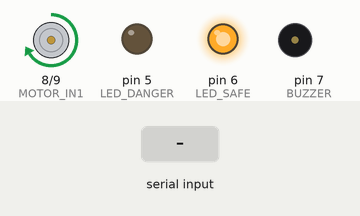
Recording of a sketch running on a simulated Arduino Uno, built with avr-gcc and run on an emulated ATmega328P. Shown: motor-driver pin pairs drawn as motors (green arrow = first pin HIGH = forward, orange = second pin HIGH = backward, longer = more drive, scaled by the enable pin), output pins drawn as LEDs (lit = HIGH), buzzer (waves = sounding). The inputs (shaded band) are chosen by the test bench. What the sketch prints to the serial monitor is not drawn.

Above: at 1.6 s.
1.7 s: "DANGER\n" received over Serial
At 2.1 s:
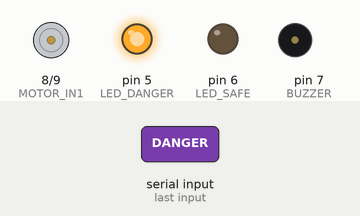
4.7 s: "SAFE\n" received over Serial
At 4.85 s:
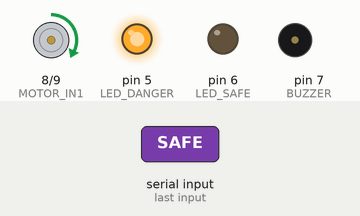
Timing chart, 0 to 7.7 s (numbered marks = the images above; inputs shaded):
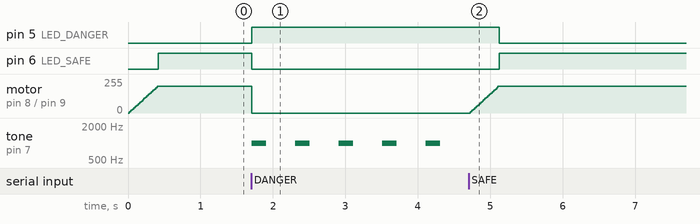

Measured:
- after the input at 1.7 s, pin 5 (LED_DANGER): LOW → HIGH at once; pin 6 (LED_SAFE): HIGH → LOW at once; motor on pin 8 (MOTOR_IN1) / pin 9 (MOTOR_IN2): forward 200/255 → stopped at once; tone on pin 7 (BUZZER): alternates 1000 Hz for 0.20 s and silent for 0.40 s, starting at once
- after the input at 4.7 s, pin 5 (LED_DANGER): HIGH → LOW after 0.43 s; pin 6 (LED_SAFE): LOW → HIGH after 0.43 s; motor on pin 8 (MOTOR_IN1) / pin 9 (MOTOR_IN2): moves from stopped to forward 200/255 over 0.38 s, starting at once; tone on pin 7 (BUZZER): stops changing and stays silent

The sketch:

arduino_2_.ino
```cpp
/*
  타워크레인 안전 시스템 - 아두이노
  라즈베리파이에서 시리얼 신호 수신
  DANGER → 모터 정지 + 빨간LED + 부저
  SAFE   → 모터 가동 + 초록LED
*/

// ========== 핀 설정 ==========
const int MOTOR_IN1 = 8;
const int MOTOR_IN2 = 9;
const int MOTOR_ENA = 10;
const int LED_DANGER = 5;
const int LED_SAFE   = 6;
const int BUZZER     = 7;

// ========== 상태 변수 ==========
bool isDanger = false;
unsigned long lastBuzzerTime = 0;
bool buzzerState = false;

void setup() {
  Serial.begin(9600);

  pinMode(MOTOR_IN1, OUTPUT);
  pinMode(MOTOR_IN2, OUTPUT);
  pinMode(MOTOR_ENA, OUTPUT);
  pinMode(LED_DANGER, OUTPUT);
  pinMode(LED_SAFE,   OUTPUT);
  pinMode(BUZZER,     OUTPUT);

  motorStart();
  safeMode();
  Serial.println("아두이노 초기화 완료");
}

void loop() {
  // ========== 시리얼 수신 ==========
  if (Serial.available() > 0) {
    String signal = Serial.readStringUntil('\n');
    signal.trim();

    if (signal == "DANGER" && !isDanger) {
      isDanger = true;
      motorStop();
      dangerMode();
      Serial.println("DANGER 수신 → 모터 정지");
    }
    else if (signal == "SAFE" && isDanger) {
      isDanger = false;
      motorStart();
      safeMode();
      Serial.println("SAFE 수신 → 모터 재가동");
    }
  }

  // ========== 부저 논블로킹 처리 ==========
  // delay() 대신 millis() 사용 → 시리얼 수신 지연 없음
  if (isDanger) {
    unsigned long now = millis();
    if (!buzzerState && now - lastBuzzerTime >= 400) {
      tone(BUZZER, 1000, 200);
      buzzerState = true;
      lastBuzzerTime = now;
    }
    else if (buzzerState && now - lastBuzzerTime >= 200) {
      buzzerState = false;
      lastBuzzerTime = now;
    }
  }
}

// ========== 모터 제어 ==========
void motorStart() {
  // 부드럽게 시작 (0 → 200)
  digitalWrite(MOTOR_IN1, HIGH);
  digitalWrite(MOTOR_IN2, LOW);
  for (int speed = 0; speed <= 200; speed += 10) {
    analogWrite(MOTOR_ENA, speed);
    delay(20);
  }
}

void motorStop() {
  // 즉시 정지
  analogWrite(MOTOR_ENA, 0);
  digitalWrite(MOTOR_IN1, LOW);
  digitalWrite(MOTOR_IN2, LOW);
}

// ========== LED 제어 ==========
void dangerMode() {
  digitalWrite(LED_DANGER, HIGH);
  digitalWrite(LED_SAFE,   LOW);
}

void safeMode() {
  digitalWrite(LED_DANGER, LOW);
  digitalWrite(LED_SAFE,   HIGH);
  noTone(BUZZER);
  buzzerState = false;
}
```
